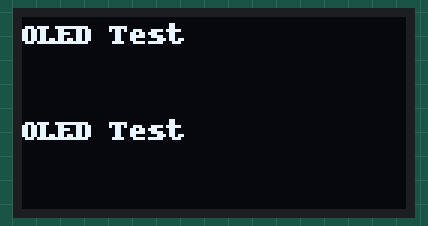
Recording of a program running on a simulated Raspberry Pi (BCM pin numbers). Parts: 128×64 one-colour display. At 0.0 s the program stops and its outputs stay as they are.

Above: at 0.1 s.

The program:

oled_ssd1306.py
```python
import Adafruit_GPIO.SPI as SPI
import Adafruit_SSD1306

from PIL import Image
from PIL import ImageDraw
from PIL import ImageFont

disp = Adafruit_SSD1306.SSD1306_128_64(rst=24, dc=23, spi=SPI.SpiDev(0, 0, max_speed_hz=8000000))

disp.begin()
disp.clear()
disp.display()

image = Image.new('1', (disp.width, disp.height))

draw = ImageDraw.Draw(image)
#draw.rectangle((0,0,disp.width-1,disp.height-1), outline=1, fill=0)

font = ImageFont.load_default()
draw.text((0, 0),'OLED Test',  font=font, fill=255)
draw.text((0, 32),'OLED Test',  font=font, fill=255)

disp.image(image)
disp.display()
```
